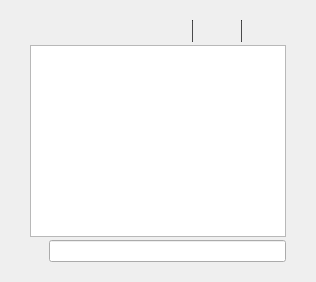
     <widget class="QWidget" name="tab_console">
      <attribute name="title">
       <string>&amp;Console</string>
      </attribute>
      <layout class="QVBoxLayout" name="verticalLayout_3">
       <property name="spacing">
        <number>3</number>
       </property>
       <property name="leftMargin">
        <number>30</number>
       </property>
       <property name="topMargin">
        <number>20</number>
       </property>
       <property name="rightMargin">
        <number>30</number>
       </property>
       <property name="bottomMargin">
        <number>20</number>
       </property>
       <item>
        <layout class="QHBoxLayout" name="horizontalLayout">
         <property name="spacing">
          <number>4</number>
         </property>
         <item>
          <spacer name="horizontalSpacer">
           <property name="orientation">
            <enum>Qt::Horizontal</enum>
           </property>
           <property name="sizeHint" stdset="0">
            <size>
             <width>40</width>
             <height>20</height>
            </size>
           </property>
          </spacer>
         </item>
         <item>
          <widget class="QPushButton" name="fontSmallerButton">
           <property name="toolTip">
            <string>Decrease font size</string>
           </property>
           <property name="text">
            <string/>
           </property>
           <property name="icon">
            <iconset resource="../cryptseo.qrc">
             <normaloff>:/icons/fontsmaller</normaloff>:/icons/fontsmaller</iconset>
           </property>
           <property name="autoDefault">
            <bool>false</bool>
           </property>
           <property name="flat">
            <bool>true</bool>
           </property>
          </widget>
         </item>
         <item>
          <widget class="Line" name="vLine">
           <property name="maximumSize">
            <size>
             <width>1</width>
             <height>22</height>
            </size>
           </property>
           <property name="styleSheet">
            <string notr="true">QFrame{ background: #404041; }</string>
           </property>
           <property name="orientation">
            <enum>Qt::Vertical</enum>
           </property>
          </widget>
         </item>
         <item>
          <widget class="QPushButton" name="fontBiggerButton">
           <property name="toolTip">
            <string>Increase font size</string>
           </property>
           <property name="text">
            <string/>
           </property>
           <property name="icon">
            <iconset resource="../cryptseo.qrc">
             <normaloff>:/icons/fontbigger</normaloff>:/icons/fontbigger</iconset>
           </property>
           <property name="autoDefault">
            <bool>false</bool>
           </property>
           <property name="flat">
            <bool>true</bool>
           </property>
          </widget>
         </item>
         <item>
          <widget class="Line" name="vLine2">
           <property name="maximumSize">
            <size>
             <width>1</width>
             <height>22</height>
            </size>
           </property>
           <property name="styleSheet">
            <string notr="true">QFrame{ background: #404041; }</string>
           </property>
           <property name="orientation">
            <enum>Qt::Vertical</enum>
           </property>
          </widget>
         </item>
         <item>
          <widget class="QPushButton" name="clearButton">
           <property name="toolTip">
            <string>Clear console</string>
           </property>
           <property name="layoutDirection">
            <enum>Qt::LeftToRight</enum>
           </property>
           <property name="text">
            <string/>
           </property>
           <property name="icon">
            <iconset resource="../cryptseo.qrc">
             <normaloff>:/icons/remove</normaloff>:/icons/remove</iconset>
           </property>
           <property name="shortcut">
            <string notr="true">Ctrl+L</string>
           </property>
           <property name="autoDefault">
            <bool>false</bool>
           </property>
           <property name="flat">
            <bool>true</bool>
           </property>
          </widget>
         </item>
        </layout>
       </item>
       <item>
        <widget class="QTextEdit" name="messagesWidget">
         <property name="minimumSize">
          <size>
           <width>0</width>
           <height>100</height>
          </size>
         </property>
         <property name="readOnly">
          <bool>true</bool>
         </property>
         <property name="tabKeyNavigation" stdset="0">
          <bool>false</bool>
         </property>
         <property name="columnCount" stdset="0">
          <number>2</number>
         </property>
        </widget>
       </item>
       <item>
        <layout class="QHBoxLayout" name="horizontalLayoutPrompt">
         <property name="spacing">
          <number>3</number>
         </property>
         <item>
          <widget class="QPushButton" name="promptIcon">
           <property name="enabled">
            <bool>false</bool>
           </property>
           <property name="maximumSize">
            <size>
             <width>16</width>
             <height>24</height>
            </size>
           </property>
           <property name="text">
            <string/>
           </property>
           <property name="icon">
            <iconset>
             <normaloff>:/icons/prompticon</normaloff>
             <disabledoff>:/icons/prompticon</disabledoff>:/icons/prompticon</iconset>
           </property>
           <property name="iconSize">
            <size>
             <width>14</width>
             <height>14</height>
            </size>
           </property>
           <property name="autoDefault">
            <bool>false</bool>
           </property>
           <property name="flat">
            <bool>true</bool>
           </property>
          </widget>
         </item>
         <item>
          <widget class="QLineEdit" name="lineEdit">
           <property name="placeholderText">
            <string/>
           </property>
          </widget>
         </item>
        </layout>
       </item>
      </layout>
     </widget>
